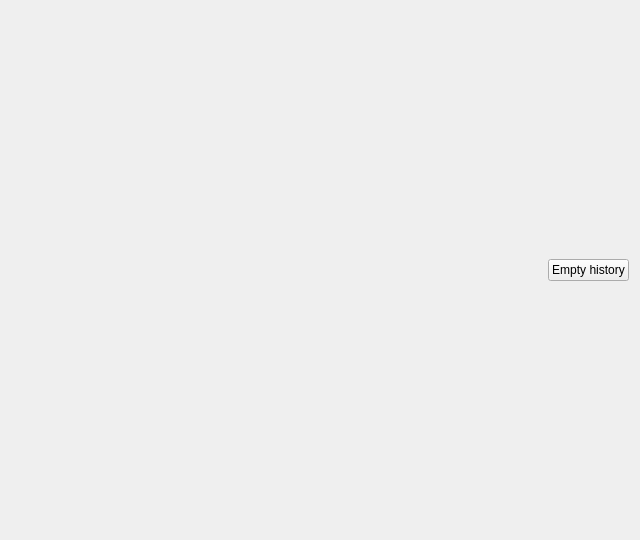
<?xml version="1.0" encoding="UTF-8"?>
<ui version="4.0">
 <class>Form</class>
 <widget class="QWidget" name="Form">
  <property name="geometry">
   <rect>
    <x>0</x>
    <y>0</y>
    <width>640</width>
    <height>540</height>
   </rect>
  </property>
  <property name="windowTitle">
   <string>Form</string>
  </property>
  <layout class="QGridLayout" name="gridLayout_2">
   <item row="0" column="0">
    <layout class="QGridLayout" name="mainLayout">
     <item row="0" column="0">
      <layout class="QHBoxLayout" name="horizontalLayout">
       <item>
        <spacer name="horizontalSpacer">
         <property name="orientation">
          <enum>Qt::Horizontal</enum>
         </property>
         <property name="sizeHint" stdset="0">
          <size>
           <width>40</width>
           <height>20</height>
          </size>
         </property>
        </spacer>
       </item>
       <item>
        <widget class="QPushButton" name="deleteHistoryButton">
         <property name="toolTip">
          <string>Erase all history of downloads</string>
         </property>
         <property name="text">
          <string>Empty history</string>
         </property>
        </widget>
       </item>
      </layout>
     </item>
    </layout>
   </item>
  </layout>
 </widget>
 <resources/>
 <connections>
  <connection>
   <sender>deleteHistoryButton</sender>
   <signal>clicked()</signal>
   <receiver>Form</receiver>
   <slot>empty_history()</slot>
   <hints>
    <hint type="sourcelabel">
     <x>528</x>
     <y>270</y>
    </hint>
    <hint type="destinationlabel">
     <x>465</x>
     <y>1</y>
    </hint>
   </hints>
  </connection>
 </connections>
 <slots>
  <slot>empty_history()</slot>
 </slots>
</ui>
